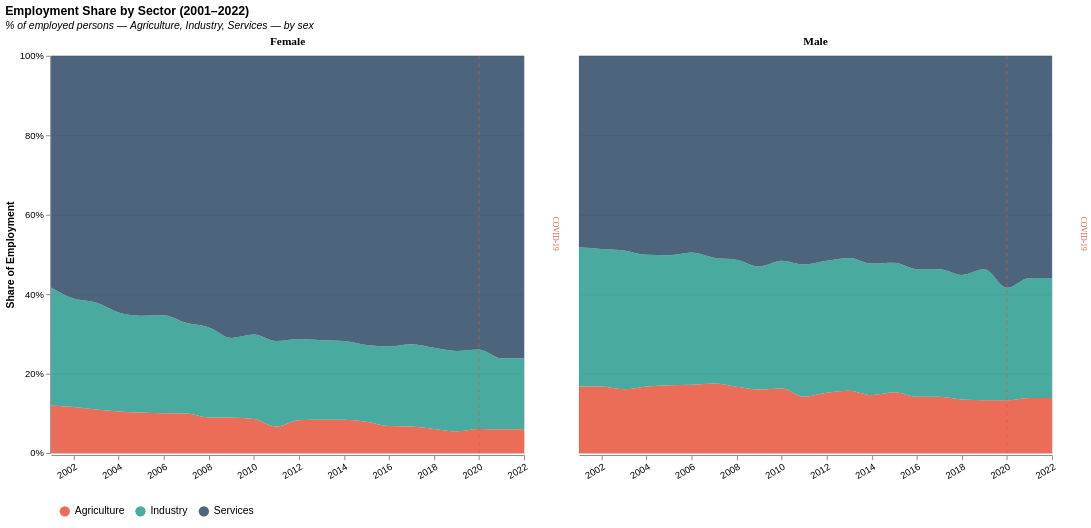

Vega-Lite specification for this chart:
### Vega-Lite specification from a JSON file in a GitHub repository (floating-point values rounded to 4 significant figures; data arrays with more than 128 entries replaced by an {"elided": "..."} marker saying what was removed)
{"$schema": "https://vega.github.io/schema/vega-lite/v5.json", "title": {"text": "Employment Share by Sector (2001–2022)", "subtitle": "% of employed persons — Agriculture, Industry, Services — by sex", "subtitleFontStyle": "italic", "subtitleFontSize": 11, "anchor": "start"}, "data": {"values": {"elided": "132 records"}}, "transform": [{"calculate": "datum.sector === 'agriculture' ? 'Agriculture' : datum.sector === 'industry' ? 'Industry' : 'Services'", "as": "Sector"}, {"calculate": "datum.sex === 'male' ? 'Male' : 'Female'", "as": "Sex"}], "facet": {"field": "Sex", "type": "nominal", "header": {"title": null, "labelFontSize": 12, "labelFontWeight": 600, "labelFont": "DM Sans", "labelPadding": 8}}, "columns": 2, "spec": {"width": 500, "height": 420, "layer": [{"mark": {"type": "area", "interpolate": "monotone", "opacity": 0.85}, "encoding": {"x": {"field": "date", "type": "temporal", "timeUnit": "year", "axis": {"title": null, "format": "%Y", "tickCount": 8, "labelAngle": -30, "labelFontSize": 10, "grid": false}}, "y": {"field": "proportion", "type": "quantitative", "stack": "normalize", "axis": {"title": "Share of Employment", "format": ".0%", "tickCount": 5, "labelFontSize": 10}}, "color": {"field": "Sector", "type": "nominal", "scale": {"domain": ["Agriculture", "Industry", "Services"], "range": ["#e8533a", "#2a9d8f", "#2d4a66"]}, "legend": {"title": null, "orient": "bottom", "direction": "horizontal", "labelFontSize": 11, "symbolSize": 120, "padding": 8}}, "order": {"field": "Sector", "sort": ["Agriculture", "Industry", "Services"]}, "tooltip": [{"field": "date", "type": "temporal", "timeUnit": "year", "title": "Year", "format": "%Y"}, {"field": "Sex", "type": "nominal", "title": "Sex"}, {"field": "Sector", "type": "nominal", "title": "Sector"}, {"field": "proportion", "type": "quantitative", "title": "Share (%)", "format": ".1f"}]}}, {"mark": {"type": "rule", "strokeDash": [4, 4], "color": "#e8533a", "opacity": 0.45, "strokeWidth": 1.5}, "data": {"values": [{"date": "2020-01-01"}]}, "encoding": {"x": {"field": "date", "type": "temporal", "timeUnit": "year"}}}, {"mark": {"type": "text", "text": "COVID-19", "color": "#e8533a", "fontSize": 8, "font": "DM Mono", "angle": 90, "align": "right", "dx": -4, "dy": -80}, "data": {"values": [{"date": "2020-01-01"}]}, "encoding": {"x": {"field": "date", "type": "temporal", "timeUnit": "year"}}}]}, "resolve": {"scale": {"y": "shared", "color": "shared"}}}
